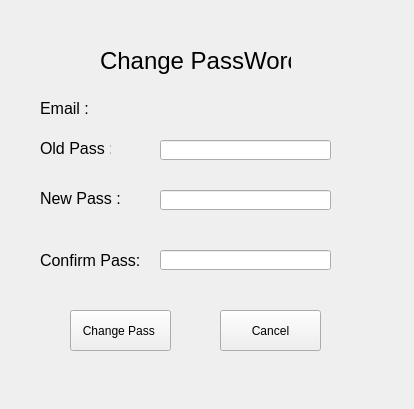
<?xml version="1.0" encoding="UTF-8"?>
<ui version="4.0">
 <class>Form</class>
 <widget class="QWidget" name="Form">
  <property name="geometry">
   <rect>
    <x>0</x>
    <y>0</y>
    <width>414</width>
    <height>409</height>
   </rect>
  </property>
  <property name="windowTitle">
   <string>Form</string>
  </property>
  <widget class="QLabel" name="label">
   <property name="geometry">
    <rect>
     <x>100</x>
     <y>40</y>
     <width>191</width>
     <height>41</height>
    </rect>
   </property>
   <property name="font">
    <font>
     <pointsize>18</pointsize>
    </font>
   </property>
   <property name="text">
    <string>Change PassWord </string>
   </property>
  </widget>
  <widget class="QLabel" name="label_2">
   <property name="geometry">
    <rect>
     <x>40</x>
     <y>100</y>
     <width>51</width>
     <height>16</height>
    </rect>
   </property>
   <property name="font">
    <font>
     <pointsize>12</pointsize>
    </font>
   </property>
   <property name="text">
    <string>Email :</string>
   </property>
  </widget>
  <widget class="QLabel" name="txtEmail">
   <property name="geometry">
    <rect>
     <x>160</x>
     <y>100</y>
     <width>241</width>
     <height>20</height>
    </rect>
   </property>
   <property name="font">
    <font>
     <pointsize>12</pointsize>
    </font>
   </property>
   <property name="text">
    <string/>
   </property>
  </widget>
  <widget class="QLineEdit" name="txtOldPass">
   <property name="geometry">
    <rect>
     <x>160</x>
     <y>140</y>
     <width>171</width>
     <height>20</height>
    </rect>
   </property>
  </widget>
  <widget class="QLabel" name="label_4">
   <property name="geometry">
    <rect>
     <x>40</x>
     <y>140</y>
     <width>71</width>
     <height>16</height>
    </rect>
   </property>
   <property name="font">
    <font>
     <pointsize>12</pointsize>
    </font>
   </property>
   <property name="text">
    <string>Old Pass :</string>
   </property>
  </widget>
  <widget class="QLabel" name="label_5">
   <property name="geometry">
    <rect>
     <x>40</x>
     <y>190</y>
     <width>81</width>
     <height>16</height>
    </rect>
   </property>
   <property name="font">
    <font>
     <pointsize>12</pointsize>
    </font>
   </property>
   <property name="text">
    <string>New Pass :</string>
   </property>
  </widget>
  <widget class="QLineEdit" name="txtNewPass">
   <property name="geometry">
    <rect>
     <x>160</x>
     <y>190</y>
     <width>171</width>
     <height>20</height>
    </rect>
   </property>
  </widget>
  <widget class="QLabel" name="label_6">
   <property name="geometry">
    <rect>
     <x>40</x>
     <y>250</y>
     <width>101</width>
     <height>20</height>
    </rect>
   </property>
   <property name="font">
    <font>
     <pointsize>12</pointsize>
    </font>
   </property>
   <property name="text">
    <string>Confirm Pass:</string>
   </property>
  </widget>
  <widget class="QLineEdit" name="txtConfirm">
   <property name="geometry">
    <rect>
     <x>160</x>
     <y>250</y>
     <width>171</width>
     <height>20</height>
    </rect>
   </property>
  </widget>
  <widget class="QPushButton" name="btnChangePass">
   <property name="geometry">
    <rect>
     <x>70</x>
     <y>310</y>
     <width>101</width>
     <height>41</height>
    </rect>
   </property>
   <property name="text">
    <string>Change Pass </string>
   </property>
  </widget>
  <widget class="QPushButton" name="btnCancel">
   <property name="geometry">
    <rect>
     <x>220</x>
     <y>310</y>
     <width>101</width>
     <height>41</height>
    </rect>
   </property>
   <property name="text">
    <string>Cancel</string>
   </property>
  </widget>
 </widget>
 <resources/>
 <connections/>
</ui>
